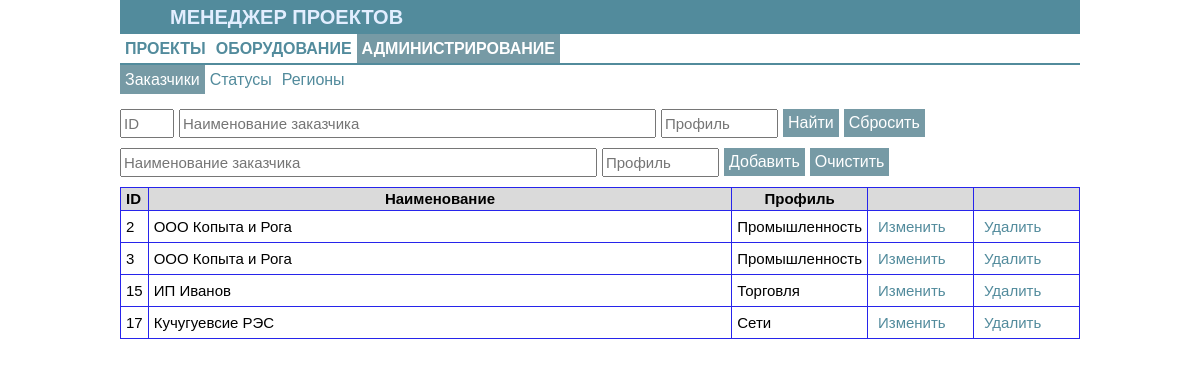
Page /customer_form on the earlier database version.
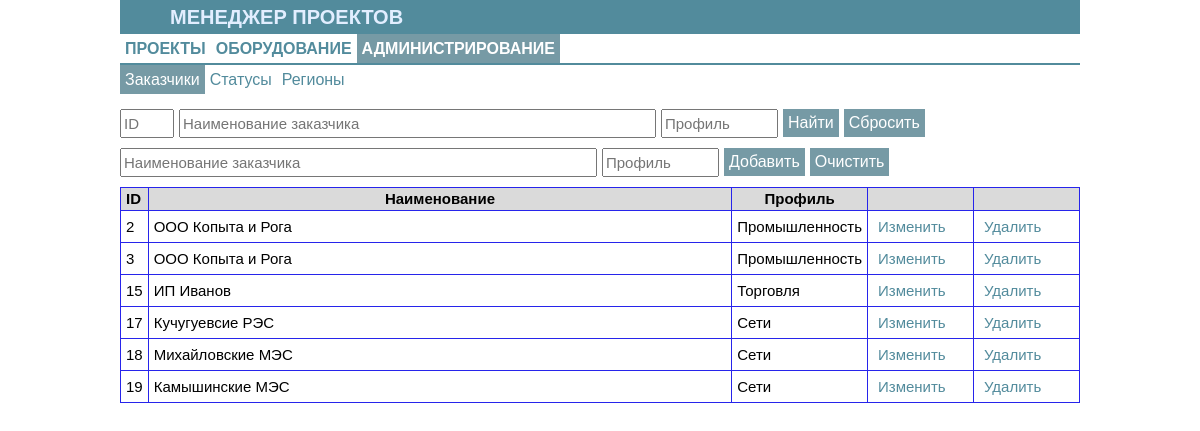
Same page on the later database version.
### tables this page shows
CREATE TABLE customer (
                            id_cust integer not null primary key autoincrement,
                            name_customer text not null COLLATE NOCASE,
                            profile text COLLATE NOCASE);

### app_equip.py (the view)
@app.route('/admin')
@app.route('/customer_form', methods=['GET','POST'])
def customer_form():
    s_id = request.form.get('search_id','')
    s_name_cust = request.form.get('search_name_cust','')
    s_prof_cust = request.form.get('search_name_prof','')
    dbs = db_sqlite.EquipDB()
    result=dbs.get_customer(s_id, s_name_cust, s_prof_cust)
    return render_template('customer_form.html', the_title='Форма заказчиков', the_part1='adm', the_part2='customer', the_results=result)

### db_sqlite.py (called while the page is built)
def sqlite_lower(value_):
        return value_.lower()

    def get_customer(self, id_cust="", customer="", prof=""):
        with sqlite3.connect(self._database) as connection:
            connection.create_function("LOWER", 1, sqlite_lower)
            result = connection.execute("""select * from customer
                            where id_cust LIKE ? and LOWER(name_customer) LIKE ? and LOWER(profile) LIKE ?
                            order by id_cust""", (f'%{id_cust}%', f'%{customer.lower()}%', f'%{prof.lower()}%'))
        return result

### templates/customer_form.html (shortened to what this page needs)
{% extends 'base_adm.html' %}
{% block body %}
<form method='POST' name="find" action='/customer_form'>
    <div class="div_float">
        <input class='input_filtr' name='search_id' type='TEXT' value='' placeholder="ID" size="3">
    </div>
    <div class="div_float">
        <input class='input_filtr' name='search_name_cust' type='TEXT' value="" placeholder="Наименование заказчика" size="50">
    </div>
    <div class="div_float">
        <input class='input_filtr' name='search_name_prof' type='TEXT' value="" placeholder="Профиль" size="10">
    </div>
    <div class="div_float">
        <input class='form_button' name='bottom_find' value='Найти' type='SUBMIT'>
    </div>
    <div class="div_float">
        <input class='form_button' name='bottom_clear' value='Сбросить' type='SUBMIT'>
    </div>
</form>
<form method='POST' name="add" action='/add_cust'>
    <div class="div_float">
        <input class='input_filtr' name='add_name_cust' type='TEXT' value="" placeholder="Наименование заказчика" size="50">
    </div>
    <div class="div_float">
        <input class='input_filtr' name='add_name_prof' type='TEXT' value="" placeholder="Профиль" size="10">
    </div>
    <div class="div_float">
        <input class='form_button' name='button_add' value='Добавить' type='SUBMIT'>
    </div>
    <div class="div_float">
        <input class='form_button' value='Очистить' type='Reset'>
    </div>
</form>
<form method='POST' action='/customer_form'>
<table class="table">
<thead>
    <tr>
        <td width=10px>ID</td>
        <td align='center'>Наименование</td>
        <td width=50px align='center'>Профиль</td>
        <td width=95px> </td>
        <td width=95px> </td>
    </tr>
</thead>
<tbody>
    {% for i in the_results %}
        <tr>
            <td>{{i[0]}}</td>
            <td>{{i[1]}}</td>
            <td>{{i[2]}}</td>
            <td><button class="tb_button" name='upd_cust' value={{i[0]}} formaction='/upd_cust_form' type='SUBMIT'>Изменить</button></td>
            <td><button class="tb_button" name='del_cust' value={{i[0]}} formaction='/del_cust' type='SUBMIT'>Удалить</button></td>
        </tr>
    {% endfor %}
</tbody>
</table>
</form>
{% endblock %}

Differences in the rows shown:
added customer: id_cust "18", name_customer "Михайловские МЭС", profile "Сети"
added customer: id_cust "19", name_customer "Камышинские МЭС", profile "Сети"
